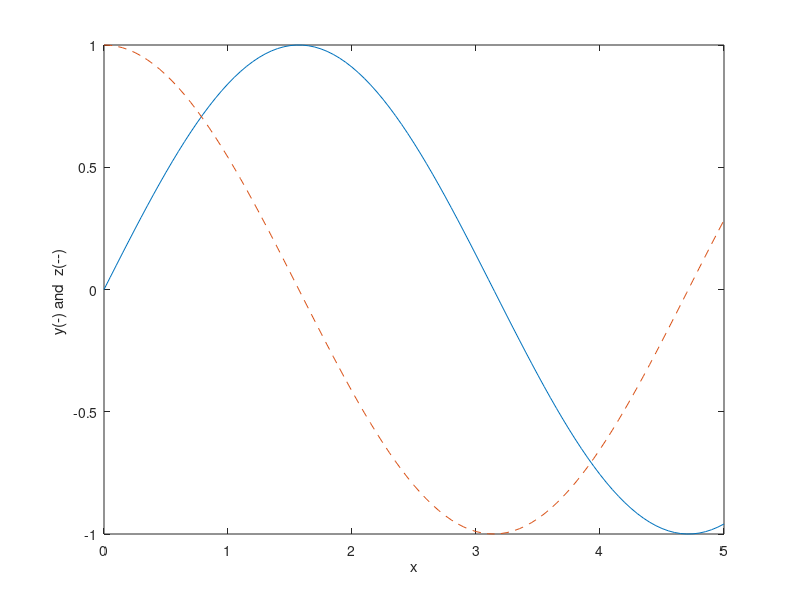

MATLAB code to generate this figure:
% L2_13 : Figure 2.8 
% Illustration of hold on 
% Copyright S. Nakamura, 1995
set(gcf, 'NumberTitle','off','Name', 'Figure 2.8; List 2.13')

clear,clf,hold off
x = 0:0.05:5;
y = sin(x);
plot(x,y);
hold on
z = cos(x);
plot(x,z,'--')
xlabel('x');ylabel('y(-) and  z(--) ');
